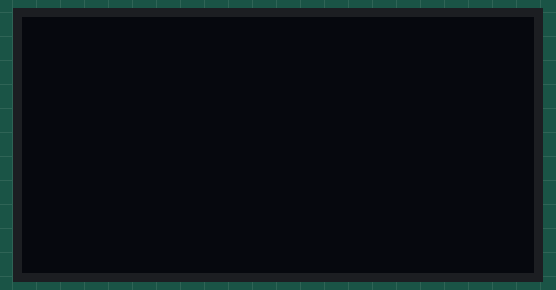
Simulated run of this program. Board: ESP8266 board running MicroPython. On the bench: 128×64 one-colour display. The interpreter's speed is modelled, so counts of loop turns are approximate; library files of the repository ran but are not shown: ssd1306.py.

Above: at 0.1 s.
At 1.2 s:
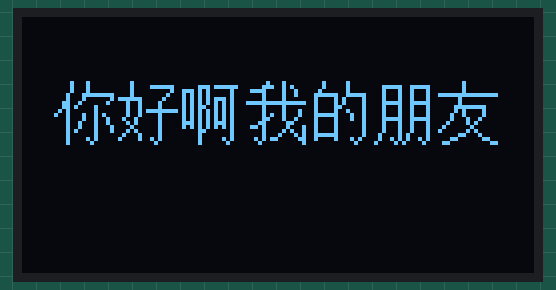
At 2.6 s:
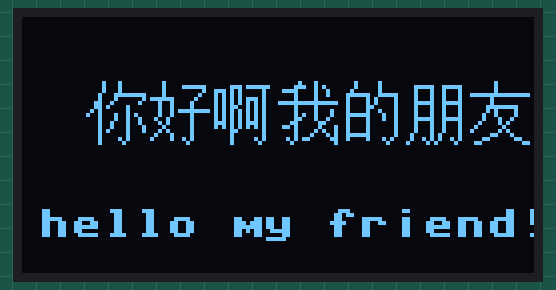
At 3.7 s:
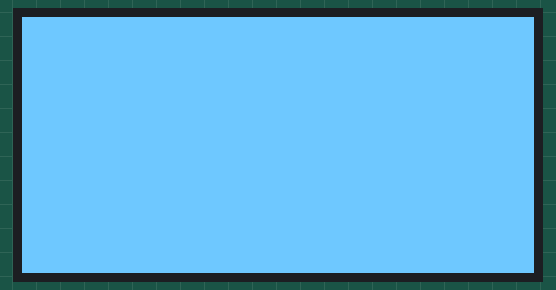

Measured:
- by itself, everything shown: repeats every 4.6 s, in 11 steps
- what the display in image 1 shows lasts 1.0 s, from 1.2 s to 2.2 s

The program:

oled_chinese.py
```python
#无法在vscode打开使用
#请使用Thonny打开并添加ssd1306.py

from machine import Pin, I2C
import time

#OLED=....
i2c = I2C(scl=Pin(5), sda=Pin(4),freq = 400000)
from ssd1306 import SSD1306_I2C
OLED= SSD1306_I2C(128, 64, i2c)

#fonts=....
# 确定程序中要显示哪些中文，例如项目的项
# 找到对应的编码值，此时是项UTF-80xe79bae
# 通过特殊软件，制作要显示的样子项

#字库文件
fonts= {
        0xE4BDA0:
        [0x08,0x08,0x08,0x11,0x11,0x32,0x34,0x50,0x91,0x11,0x12,0x12,0x14,0x10,0x10,0x10,
        0x80,0x80,0x80,0xFE,0x02,0x04,0x20,0x20,0x28,0x24,0x24,0x22,0x22,0x20,0xA0,0x40], #/*"你",0*/
        0xE5A5BD:
        [0x10,0x10,0x10,0x10,0xFC,0x24,0x24,0x25,0x24,0x48,0x28,0x10,0x28,0x44,0x84,0x00,
        0x00,0xFC,0x04,0x08,0x10,0x20,0x20,0xFE,0x20,0x20,0x20,0x20,0x20,0x20,0xA0,0x40],#/*"好",1*/
        0xE5958A:
        [0x00,0x0E,0xEA,0xAA,0xAA,0xAA,0xAC,0xAA,0xAA,0xAA,0xEA,0xAA,0x0C,0x08,0x08,0x08,
        0x00,0xFC,0x08,0x08,0xE8,0xA8,0xA8,0xA8,0xA8,0xA8,0xE8,0xA8,0x08,0x08,0x28,0x10],#/*"啊",2*/
        0xE68891:
        [0x04,0x0E,0x78,0x08,0x08,0xFF,0x08,0x08,0x0A,0x0C,0x18,0x68,0x08,0x08,0x2B,0x10,
        0x40,0x50,0x48,0x48,0x40,0xFE,0x40,0x44,0x44,0x48,0x30,0x22,0x52,0x8A,0x06,0x02],#/*"我",3*/
        0xE79A84:
        [0x10,0x10,0x20,0x7E,0x42,0x42,0x43,0x42,0x7E,0x42,0x42,0x42,0x42,0x7E,0x42,0x00,
        0x40,0x40,0x40,0x7C,0x84,0x84,0x04,0x44,0x24,0x24,0x04,0x04,0x04,0x04,0x28,0x10],#/*"的",4*/
        0xE69C8B:
        [0x00,0x3E,0x22,0x22,0x22,0x3E,0x22,0x22,0x22,0x3E,0x22,0x22,0x22,0x42,0x4A,0x85,
        0x00,0x7C,0x44,0x44,0x44,0x7C,0x44,0x44,0x44,0x7C,0x44,0x44,0x44,0x84,0x94,0x08],#/*"朋",5*/
        0xE58F8B:
        [0x02,0x02,0x02,0xFF,0x04,0x04,0x0F,0x0A,0x12,0x11,0x21,0x40,0x81,0x06,0x18,0x60,
        0x00,0x00,0x00,0xFE,0x00,0x00,0xF0,0x10,0x10,0x20,0x40,0x80,0x40,0x20,0x18,0x06],#/*"友",6*/

}

#函数部分


def chinese(ch_str, x_axis, y_axis):
    offset_ = 0
    for k in ch_str:
        code = 0x00  # 将中文转成16进制编码
        data_code = k.encode("utf-8")
        code |= data_code[0] << 16
        code |= data_code[1] << 8
        code |= data_code[2]
        byte_data = fonts[code]
        for y in range(0, 16):
            a_ = bin(byte_data[y]).replace('0b', '')
            while len(a_) < 8:
                a_ = '0'+ a_
            b_ = bin(byte_data[y+16]).replace('0b', '')
            while len(b_) < 8:
                b_ = '0'+ b_
            for x in range(0, 8):
                OLED.pixel(x_axis + offset_ + x,    y+y_axis, int(a_[x]))
                OLED.pixel(x_axis + offset_ + x +8, y+y_axis, int(b_[x]))
        offset_ += 16

while True:
    delay=0.02

    OLED.fill(0)
    OLED.show()
    time.sleep(1)
    #显示汉字
    chinese('你好啊我的朋友',8,16)
    OLED.show()
    time.sleep(1)
      #滚动
    OLED.scroll(1,0)
    time.sleep(delay)
    OLED.show()
    OLED.scroll(1,0)
    time.sleep(delay)
    OLED.show()
    OLED.scroll(1,0)
    time.sleep(delay)
    OLED.show()
    OLED.scroll(1,0)
    time.sleep(delay)
    OLED.show()
    OLED.scroll(1,0)
    time.sleep(delay)
    OLED.show()
    OLED.scroll(1,0)
    time.sleep(delay)
    OLED.show()
    OLED.scroll(1,0)
    time.sleep(delay)
    OLED.show()
    OLED.scroll(1,0)
    time.sleep(delay)
    OLED.show()
    #显示英文字符串
    OLED.text('hello my friend!',4,48)
    OLED.show()
    time.sleep(1)

    OLED.fill(1)
    OLED.show()
    time.sleep(1)
```
